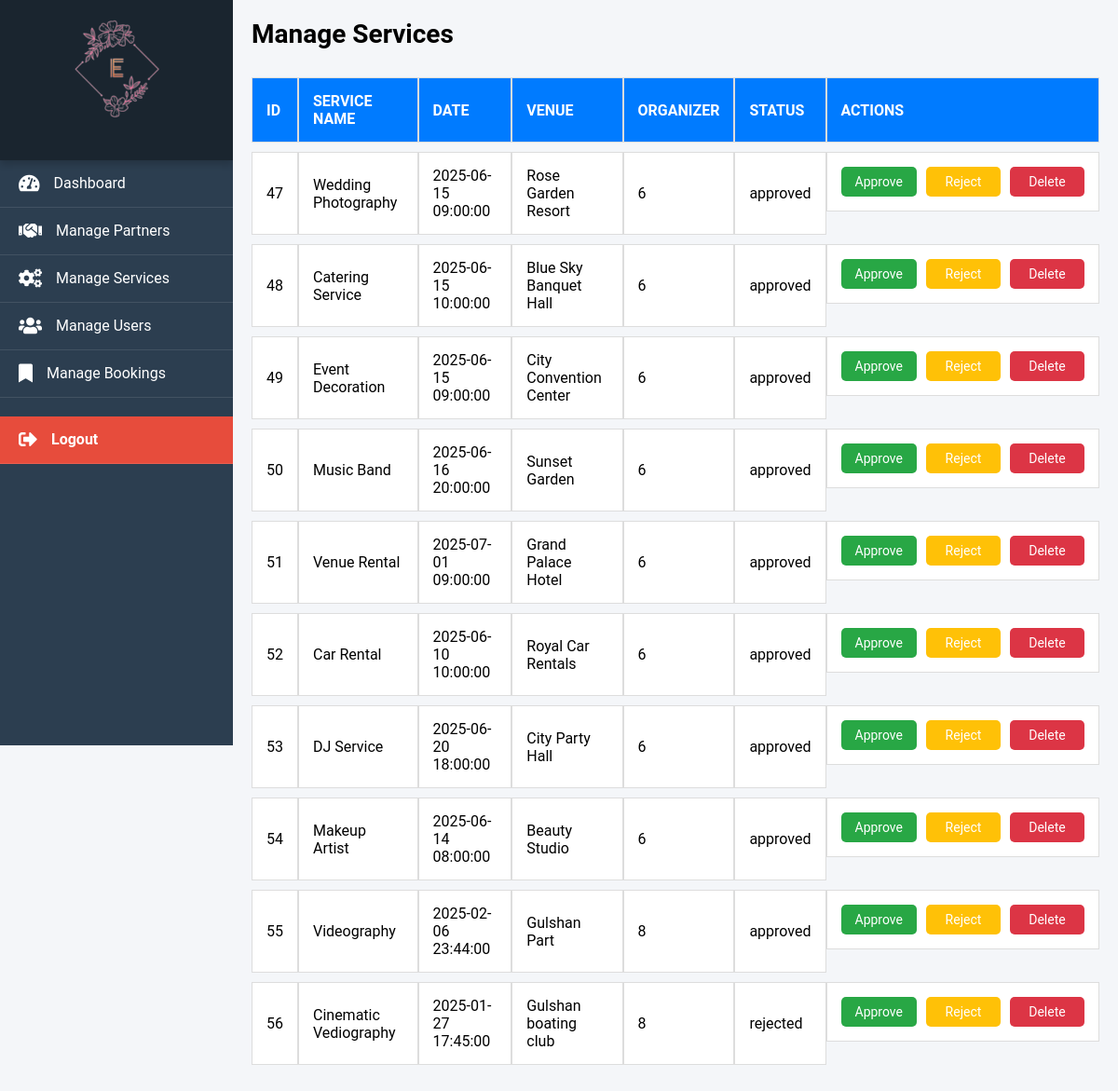
Page /manage_services.php (signed in) on the committed database.
### tables this page shows
CREATE TABLE `manageservices` (
  `id` int(11) NOT NULL,
  `service_name` varchar(255) DEFAULT NULL,
  `description` text DEFAULT NULL,
  `cost` decimal(10,2) DEFAULT NULL,
  `service_date` datetime DEFAULT NULL,
  `venue` varchar(255) DEFAULT NULL,
  `organizer` int(11) DEFAULT NULL,
  `status` enum('pending','approved','rejected') DEFAULT 'pending',
  `created_at` timestamp NOT NULL DEFAULT current_timestamp(),
  `updated_at` timestamp NOT NULL DEFAULT current_timestamp() ON UPDATE current_timestamp(),
  `service_category` varchar(255) NOT NULL,
  `image_path` varchar(255) DEFAULT NULL
);

### manage_services.php (the view, shortened to what this page needs)
<?php
require('db_config.php');
?>
<!DOCTYPE html>
<html lang="en">
<head>
</head>
<body>
<?php include('sidebar.php'); ?>
    <div class="content">
        <h3>Manage Services</h3>
        <table>
            <thead>
                <tr>
                    <th>ID</th>
                    <th>Service Name</th>
                    <th>Date</th>
                    <th>Venue</th>
                    <th>Organizer</th>
                    <th>Status</th>
                    <th class="actions">Actions</th>
                </tr>
            </thead>
            <tbody>
                <?php
                $query = "SELECT * FROM ManageServices";
                $result = $con->query($query);
                while ($row = $result->fetch_assoc()) {
                    echo "<tr>
                        <td>" . htmlspecialchars($row['id']) . "</td>
                        <td>" . htmlspecialchars($row['service_name']) . "</td>
                        <td>" . htmlspecialchars($row['service_date']) . "</td>
                        <td>" . htmlspecialchars($row['venue']) . "</td>
                        <td>" . htmlspecialchars($row['organizer']) . "</td>
                        <td>" . htmlspecialchars($row['status']) . "</td>
                        <td class='actions'>
                            <a href='?update_status=approved&id=" . $row['id'] . "' class='action-btn approve-btn'>Approve</a>
                            <a href='?update_status=rejected&id=" . $row['id'] . "' class='action-btn reject-btn'>Reject</a>
                            <a href='?delete_id=" . $row['id'] . "' class='action-btn delete-btn' onclick='return confirmDeletion(" . htmlspecialchars($row['id']) . ");'>Delete</a>
                        </td>
                    </tr>";
                }
                ?>
            </tbody>
        </table>
    </div>
</body>
</html>

### manage_services.php (style rules this page uses)
body { margin: 0; font-family: Arial, sans-serif; background-color: #f4f7fa; }
.content { margin-left: 250px; padding: 30px; }
table { width: 100%; border-collapse: separate; border-spacing: 0 10px; margin-top: 20px; }
table th, table td { padding: 15px; text-align: left; border: 1px solid #ddd; background-color: white; }
table th { background-color: #007bff; color: white; font-size: 16px; text-transform: uppercase; }
table tr { border-radius: 8px; overflow: hidden; }
td.actions { display: flex; gap: 10px; }
.action-btn { padding: 8px 15px; text-decoration: none; color: white; border-radius: 5px; font-size: 14px; text-align: center; min-width: 80px; }
.delete-btn { background-color: #dc3545; }
.approve-btn { background-color: #28a745; }
.reject-btn { background-color: #ffc107; }
.content h3 { margin-top: 0; font-size: 28px; color:rgb(0, 0, 0); }

### sidebar.php (style rules this page uses)
* { margin: 0; padding: 0; box-sizing: border-box; }
body { font-family: 'Roboto', Arial, sans-serif; background-color: #f4f6f9; }
.content { margin-left: 250px; padding: 20px; }

### rows in the picture
manageservices: id "47", service_name "Wedding Photography", service_date "2025-06-15 09:00:00", venue "Rose Garden Resort", organizer "6", status "approved"
manageservices: id "48", service_name "Catering Service", service_date "2025-06-15 10:00:00", venue "Blue Sky Banquet Hall", organizer "6", status "approved"
manageservices: id "49", service_name "Event Decoration", service_date "2025-06-15 09:00:00", venue "City Convention Center", organizer "6", status "approved"
manageservices: id "50", service_name "Music Band", service_date "2025-06-16 20:00:00", venue "Sunset Garden", organizer "6", status "approved"
manageservices: id "51", service_name "Venue Rental", service_date "2025-07-01 09:00:00", venue "Grand Palace Hotel", organizer "6", status "approved"
manageservices: id "52", service_name "Car Rental", service_date "2025-06-10 10:00:00", venue "Royal Car Rentals", organizer "6", status "approved"
manageservices: id "53", service_name "DJ Service", service_date "2025-06-20 18:00:00", venue "City Party Hall", organizer "6", status "approved"
manageservices: id "54", service_name "Makeup Artist", service_date "2025-06-14 08:00:00", venue "Beauty Studio", organizer "6", status "approved"
manageservices: id "55", service_name "Videography", service_date "2025-02-06 23:44:00", venue "Gulshan Part", organizer "8", status "approved"
manageservices: id "56", service_name "Cinematic Vediography", service_date "2025-01-27 17:45:00", venue "Gulshan boating club", organizer "8", status "rejected"
